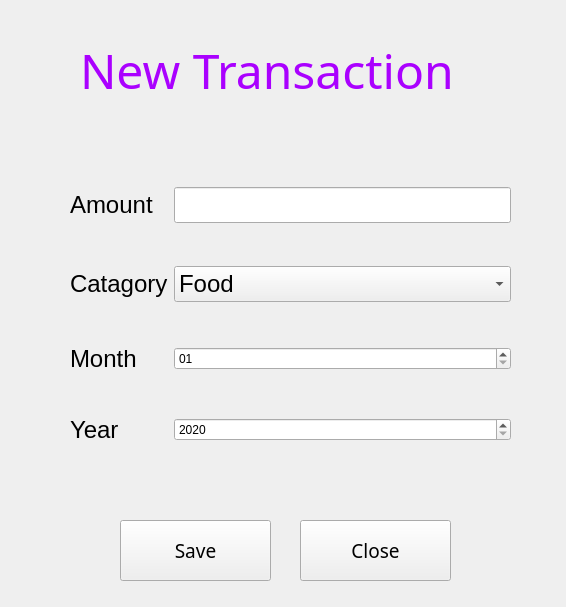
<?xml version="1.0" encoding="UTF-8"?>
<ui version="4.0">
 <class>AddTransaction</class>
 <widget class="QWidget" name="AddTransaction">
  <property name="geometry">
   <rect>
    <x>0</x>
    <y>0</y>
    <width>566</width>
    <height>607</height>
   </rect>
  </property>
  <property name="windowTitle">
   <string>Form</string>
  </property>
  <widget class="QPushButton" name="btnSaveTransaction">
   <property name="geometry">
    <rect>
     <x>120</x>
     <y>520</y>
     <width>151</width>
     <height>61</height>
    </rect>
   </property>
   <property name="font">
    <font>
     <family>Nirmala UI Semilight</family>
     <pointsize>14</pointsize>
    </font>
   </property>
   <property name="text">
    <string>Save</string>
   </property>
  </widget>
  <widget class="QPushButton" name="btnCloseTransaction">
   <property name="geometry">
    <rect>
     <x>300</x>
     <y>520</y>
     <width>151</width>
     <height>61</height>
    </rect>
   </property>
   <property name="font">
    <font>
     <family>Nirmala UI Semilight</family>
     <pointsize>14</pointsize>
    </font>
   </property>
   <property name="text">
    <string>Close</string>
   </property>
  </widget>
  <widget class="QLabel" name="lblNewTransaction">
   <property name="geometry">
    <rect>
     <x>80</x>
     <y>30</y>
     <width>401</width>
     <height>81</height>
    </rect>
   </property>
   <property name="font">
    <font>
     <family>MV Boli</family>
     <pointsize>36</pointsize>
     <italic>false</italic>
     <bold>false</bold>
    </font>
   </property>
   <property name="styleSheet">
    <string notr="true">
font: 36pt &quot;MV Boli&quot;;
color:rgb(170, 0, 255)

</string>
   </property>
   <property name="text">
    <string>New Transaction </string>
   </property>
  </widget>
  <widget class="QWidget" name="">
   <property name="geometry">
    <rect>
     <x>70</x>
     <y>150</y>
     <width>441</width>
     <height>331</height>
    </rect>
   </property>
   <layout class="QGridLayout" name="gridLayoutTransaction">
    <item row="0" column="0">
     <widget class="QLabel" name="lblAmountTransaction">
      <property name="font">
       <font>
        <pointsize>18</pointsize>
       </font>
      </property>
      <property name="text">
       <string>Amount</string>
      </property>
     </widget>
    </item>
    <item row="0" column="1">
     <widget class="QLineEdit" name="txtAmountTransaction">
      <property name="font">
       <font>
        <pointsize>18</pointsize>
       </font>
      </property>
     </widget>
    </item>
    <item row="1" column="0">
     <widget class="QLabel" name="lblCatagory">
      <property name="font">
       <font>
        <pointsize>18</pointsize>
       </font>
      </property>
      <property name="text">
       <string>Catagory</string>
      </property>
     </widget>
    </item>
    <item row="1" column="1">
     <widget class="QComboBox" name="chkboxCatagory">
      <property name="font">
       <font>
        <pointsize>18</pointsize>
       </font>
      </property>
      <item>
       <property name="text">
        <string>Food</string>
       </property>
      </item>
      <item>
       <property name="text">
        <string>Transport</string>
       </property>
      </item>
      <item>
       <property name="text">
        <string>Entertainment</string>
       </property>
      </item>
      <item>
       <property name="text">
        <string>Shopping</string>
       </property>
      </item>
      <item>
       <property name="text">
        <string>Education</string>
       </property>
      </item>
      <item>
       <property name="text">
        <string>Health</string>
       </property>
      </item>
      <item>
       <property name="text">
        <string>Other</string>
       </property>
      </item>
     </widget>
    </item>
    <item row="2" column="0">
     <widget class="QLabel" name="lblMonth">
      <property name="font">
       <font>
        <pointsize>18</pointsize>
       </font>
      </property>
      <property name="text">
       <string>Month</string>
      </property>
     </widget>
    </item>
    <item row="2" column="1">
     <widget class="QDateEdit" name="dateMonthTransaction">
      <property name="styleSheet">
       <string notr="true">font: 18pt &quot;Segoe UI&quot;;</string>
      </property>
      <property name="maximumDate">
       <date>
        <year>2100</year>
        <month>12</month>
        <day>31</day>
       </date>
      </property>
      <property name="minimumDate">
       <date>
        <year>2020</year>
        <month>1</month>
        <day>1</day>
       </date>
      </property>
      <property name="displayFormat">
       <string>MM</string>
      </property>
      <property name="calendarPopup">
       <bool>false</bool>
      </property>
     </widget>
    </item>
    <item row="3" column="0">
     <widget class="QLabel" name="lblYear">
      <property name="font">
       <font>
        <pointsize>18</pointsize>
       </font>
      </property>
      <property name="text">
       <string>Year</string>
      </property>
     </widget>
    </item>
    <item row="3" column="1">
     <widget class="QDateEdit" name="dateYearTransaction">
      <property name="styleSheet">
       <string notr="true">font: 18pt &quot;Segoe UI&quot;;</string>
      </property>
      <property name="maximumDate">
       <date>
        <year>2100</year>
        <month>12</month>
        <day>31</day>
       </date>
      </property>
      <property name="minimumDate">
       <date>
        <year>2020</year>
        <month>9</month>
        <day>14</day>
       </date>
      </property>
      <property name="displayFormat">
       <string>yyyy</string>
      </property>
     </widget>
    </item>
   </layout>
  </widget>
 </widget>
 <resources/>
 <connections/>
</ui>
